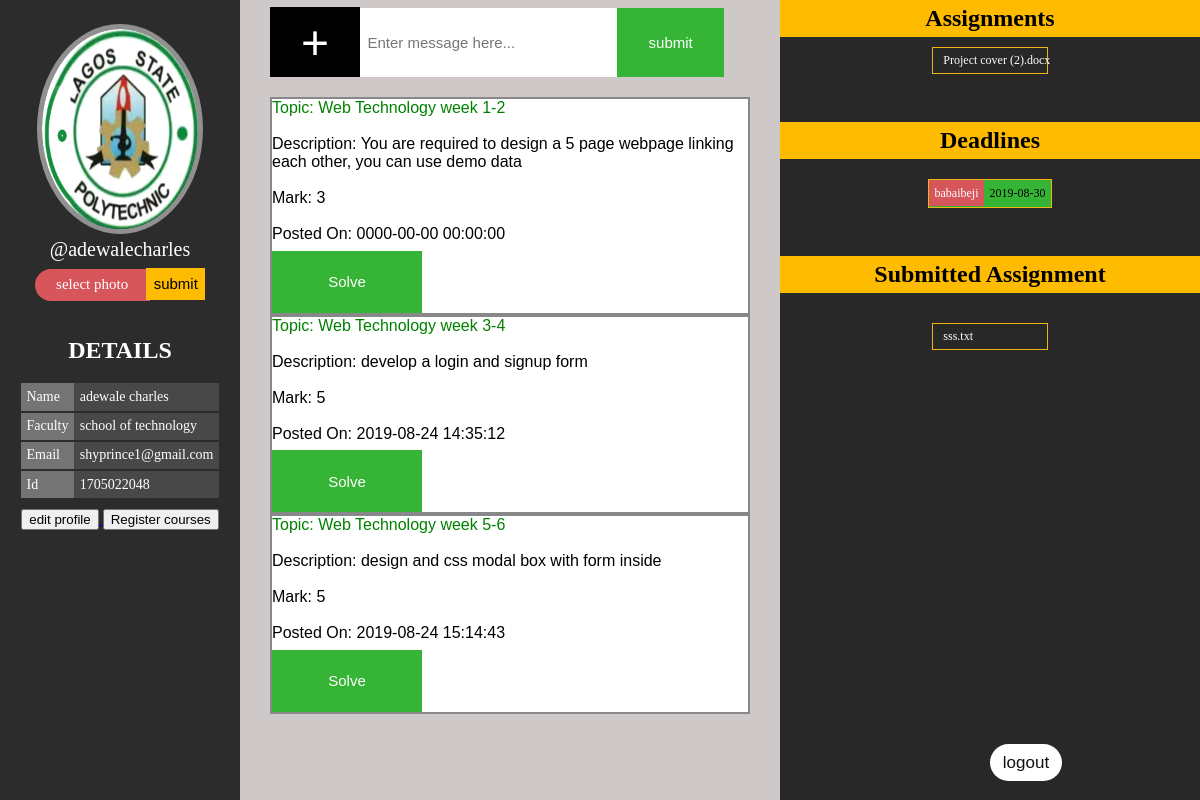
Screenshot of /dbConfig/dashboard.php (signed in) with the database file from the repository.
### tables this page shows
CREATE TABLE `assignment` (
  `ass_id` int(11) NOT NULL,
  `posted_by` varchar(255) NOT NULL,
  `topic` varchar(300) NOT NULL,
  `post_body` varchar(2000) NOT NULL,
  `mark` int(11) NOT NULL,
  `post_date` timestamp NOT NULL DEFAULT CURRENT_TIMESTAMP ON UPDATE CURRENT_TIMESTAMP
);

CREATE TABLE `lecturer_upload` (
  `id` int(11) NOT NULL,
  `lecturerName` varchar(100) NOT NULL,
  `file_name` varchar(150) NOT NULL,
  `file_type` varchar(50) NOT NULL,
  `file_size` varchar(100) NOT NULL,
  `file_path` varchar(200) NOT NULL,
  `date` varchar(50) NOT NULL
);

CREATE TABLE `deadline` (
  `id` int(11) NOT NULL,
  `lecturerName` varchar(50) NOT NULL,
  `date` varchar(50) NOT NULL
);

CREATE TABLE `uploads` (
  `id` int(11) NOT NULL,
  `studentName` varchar(100) NOT NULL,
  `file_name` varchar(50) NOT NULL,
  `file_type` varchar(10) NOT NULL,
  `file_size` varchar(10) NOT NULL,
  `file_path` varchar(50) NOT NULL,
  `date` date NOT NULL
);

### dbConfig/dashboard.php (the view, shortened to what this page needs)
<?php
$Fname = $_SESSION["Fname"];
$Lname = $_SESSION["Lname"];
$id = $_SESSION["id"];
$school = $_SESSION["faculty"];
$username = $_SESSION["username"];
$email = $_SESSION["email"];
?>
<!DOCTYPE html>
<html lang="en">
<head>
    <link rel="stylesheet" href="../css/dashboard.css">
</head>
<body>
<header>
    <img src="../img/Laspo.jpg" alt="">
    <div id="detail"><?php echo"@$username" ?></div>
    <div id="profile_picture">
        <form id="profile_photo_form" action="profile-photo.php" method="post" enctype="multipart/form-data">
            <label for="profile_photo" id="profile_photo_label" name="profile_photo_label"> select photo </label>
            <input type="submit" value="submit" name="profile_photo_submit" id="profile_photo_submit">
        </form>
    </div>
    <div id="user_details">
        <h2> Details</h2>
        <table>
            <tr>
                <td class="detail_item">Name</td>
                <td class="detail_input"><?php echo "$Fname $Lname"?></td>
            </tr>
            <tr>
                <td class="detail_item">Faculty</td>
                <td class="detail_input"><?php echo $school ?></td>
            </tr>
            <tr>
                <td class="detail_item">Email</td>
                <td class="detail_input"><?php echo $email ?></td>
            </tr>
            <tr>
                <td class="detail_item">id</td>
                <td class="detail_input"><?php echo $id ?></td>
            </tr>
        </table>
        <a href="editProfile.php">
        <button id="edit_button">
            edit profile
        </button>
        </a>
        <a href="coursereg.php">
            <button id="edit_button">
                Register courses
            </button>
        </a>
    </div>
</header>
<section id="submit_assignment">
    <div class="assignment_form">
        <button class="file" id="upload_button">+</button>
        <form id="assignment_form" class="assignment_form">
            <input  id="assignment_input" type="text" placeholder="Enter message here...">
            <input type="submit" value="submit" name="text_submit">
        </form>
    </div>
    <div class="container">
    <div class="ass">
    <?php
     include ('db.php');
    $sql = " select * from assignment ";
    $prep = $conn ->prepare($sql);
    $prep->execute();
    $result = $prep ->fetchAll(PDO::FETCH_OBJ);
    $ib = '';
    foreach($result as $row){
            $ib .= '<div class="post_id">'
            . '<div>' . '<span id="posts"> Topic: '  . $row->topic . '</span><br><br>'. '<span> Description: ' . $row->post_body . '</span><br><br>'. '<span> Mark: ' . $row->mark . '</span><br><br>'. '<span> Posted On: ' . $row->post_date . '</span><br>'.'<input type="submit" name="solve" value="Solve">'. '</div>'
            . '</div>';
    }
    echo ( $ib );
?>
    </div>
    </div>
</section>
<aside>
    <h2 class="Reg_student">Assignments</h2>
    <div id="sub">
    <?php
    require 'db.php';
    $sql = " select * from lecturer_upload ";
    $prep = $conn ->prepare($sql);
    $prep->execute();
    $result = $prep ->fetchAll(PDO::FETCH_OBJ);
    $lect_sql = "select * from lecturer_coursereg";
    $lect_prep = $conn->prepare($lect_sql);
    $lect_prep->execute();
    $lect_result = $lect_prep->fetchAll(PDO::FETCH_OBJ);
    $std_sql = " select * from coursereg";
    $std_prep = $conn->prepare($std_sql);
    $std_prep->execute();
    $std_result = $std_prep->fetchAll(PDO::FETCH_OBJ);
    $ib = '';
    foreach($result as $row){
        foreach($lect_result as $lect_row){
            if($lect_row->lecturerName === $row->lecturerName){
                foreach($std_result as $std_row){
                    if($std_row->studentName === $_SESSION["username"]){
                        if( ($lect_row->course1 == $std_row->course1 || $std_row->course2 || $std_row->course3 || $std_row->course4 || $std_row->course5 || $std_row->course6 || $std_row->course7 || $std_row->course8 || $std_row->course9 || $std_row->course10) || ($lect_row->course2 == $std_row->course1 || $std_row->course2 || $std_row->course3 || $std_row->course4 || $std_row->course5 || $std_row->course6 || $std_row->course7 || $std_row->course8 || $std_row->course9 || $std_row->course10) || ($lect_row->course3 == $std_row->course1 || $std_row->course2 || $std_row->course3 || $std_row->course4 || $std_row->course5 || $std_row->course6 || $std_row->course7 || $std_row->course8 || $std_row->course9 || $std_row->course10) || ($lect_row->course4 == $std_row->course1 || $std_row->course2 || $std_row->course3 || $std_row->course4 || $std_row->course5 || $std_row->course6 || $std_row->course7 || $std_row->course8 || $std_row->course9 || $std_row->course10) ){
                            $ib .= '<div class="oubx">'
                        . '<a href="'.$row->file_path.'" id="student_name_file" target="blank">' . $row->file_name. '</a>'
                        . '</div>';
                        }
                    }
                }
            }
        }
    }
    echo ( $ib );
    ?>
    </div>
    <h2 id="Sub_assignment">Deadlines</h2>
    <div id="sub">
    <?php
    $sql = " select * from deadline ";
    $prep = $conn ->prepare($sql);
    $prep->execute();
    $result = $prep ->fetchAll(PDO::FETCH_OBJ);
    $ib = '';
    foreach($result as $row){
            $ib .= '<div class="deadline_name">'
            . '<div>' . '<span id="deadline_lec">' . $row->lecturerName . '</span>' . '<span>' . $row->date . '</span>' . '</div>'
            . '</div>';
    }
    echo ( $ib );
?>
    </div>
    <h2 id="Sub_assignment">Submitted Assignment</h2>
    <div id="sub">
    <?php
    $sql = " select * from uploads ";
    $prep = $conn ->prepare($sql);
    $prep->execute();
    $result = $prep ->fetchAll(PDO::FETCH_OBJ);
    $ib = '';
    foreach($result as $row){
        if($row->studentName === $_SESSION["username"]){
            $ib .= '<div class="oubx">'
            . '<a href="'.$row->file_path.'" id="student_name" target="blank">' . $row->file_name . '</a>'
            . '</div>';
        }
    }
    echo ( $ib );
    ?>
</div>
    <a href="logout.php">
        <button id="logout">logout</button>
    </a>
</aside>
</body>
</html>

### css/dashboard.css (style rules this page uses)
body { padding: 0; margin: 0; display: flex; align-content: center; justify-content: space-between; width: 100%; height: 100vh; color: white; font-family: Ubuntu; background: rgb(206, 200, 200); }
header { width: 20vw; height: 100vh; background: rgb(44, 44, 44); text-align: center; z-index: 2; }
header img { width: 65%; height: 25%; border: 5px solid rgb(145, 144, 144); margin-top: 10%; border-radius: 100%; }
button#logout { position: absolute; top: 93vh; padding: .5em 0; width: 6%; font-size: 17px; border: none; background: rgb(255, 255, 255); color: rgb(17, 16, 16); border-radius: 70px; }
#user_details { width: 90%; margin: 15% auto 0; }
#user_details h2 { text-transform: uppercase; width: 100%; }
header table { margin: 0 auto 5%; text-align: left; font-size: 14px; border-collapse: collapse; }
tr { border-bottom: 2px solid rgb(44, 44, 44); }
tr:last-child { border-bottom: none; }
td { border: none; padding: .4em; }
.detail_item { background: rgb(117, 116, 117); text-transform: capitalize; }
.detail_input { background: rgb(72, 72, 73); }
#detail { font-size: 20px; margin: auto; }
.assignment_form { display: flex; }
section { width: 40%; }
section input { width: 98%; padding: 1.5em .5em; font-size: 15px; border: none; margin-top: .5em; }
section input[type=submit] { width: 150px; background: rgb(54, 180, 54); color: white; }
#file_icon,#profile_photo_label { cursor: pointer; }
.file { font-size: 3em; color: white; background-color: black; display: inline-block; width: 90px; height: 70px; text-align: center; border: none; margin: .15em 0 0; }
aside { background: rgb(40, 40, 40); width: 35%; text-align: center; }
#profile_photo_label { font-size: 15px; color: rgb(255, 255, 255); background-color: rgb(214, 86, 92); display: inline-block; width: 100px; padding: .5em; text-align: center; border: none; border-top-left-radius: 20px; border-bottom-left-radius: 20px; margin: .5em 0 0;- }
#profile_photo_submit { padding: .45em .5em .55em; margin-left: -.5em; border: none; background: rgb(255, 187, 0); font-size: 15px; }
#Reg_student, .Reg_student { background: rgb(255, 187, 0); margin: 0; padding: 5px 0; color: black; }
#Sub_assignment { background: rgb(255, 187, 0); padding: 5px 0; color: black; margin-top: 2em; }
.oubx { width: 30%; margin: 10px auto 0; text-align: center; border: 1px solid rgb(240, 181, 21); }
#student_name, #student_name_file { font-size: 12px; text-align: left; padding: 5px 10px; display: block; width: 100%; margin: 0 auto; color: white; text-decoration: none; }
#sub { display: flex; flex-wrap: wrap; justify-content: space-evenly; align-content: center; width: 90%; margin: 0 auto; }
.deadline_name { padding: .5em .5em .5em 0; border: 1px solid rgb(240, 181, 21); font-size: 12px; background: rgb(54, 180, 54); color: black; }
#deadline_lec { margin-right: 5px; background:rgb(214, 86, 92); padding: .5em; color: white; }

### dbConfig/dashboard.php (style rules this page uses)
.container { overflow: hidden; font-family: arial; width: 100%; margin-top: 20px; margin-bottom: 15px; }
.ass { background-color: white; }
.post_id { border: 2px solid #888; color: black; }
#posts { color: green; }

### rows the page displays
assignment: topic "Web Technology week 1-2", post_body "You are required to design a 5 page webpage linking each other, you can use demo data", mark "3", post_date "0000-00-00 00:00:00"
assignment: topic "Web Technology week 3-4", post_body "develop a login and signup form", mark "5", post_date "2019-08-24 14:35:12"
assignment: topic "Web Technology week 5-6", post_body "design and css modal box with form inside", mark "5", post_date "2019-08-24 15:14:43"
lecturer_upload: file_name "Project cover (2).docx"
deadline: lecturerName "babaibeji", date "2019-08-30"
uploads: file_name "sss.txt"

### other values shown
$username "adewalecharles"
$Fname "adewale"
$Lname "charles"
$school "school of technology"
$email "shyprince1@gmail.com"
$id "1705022048"
